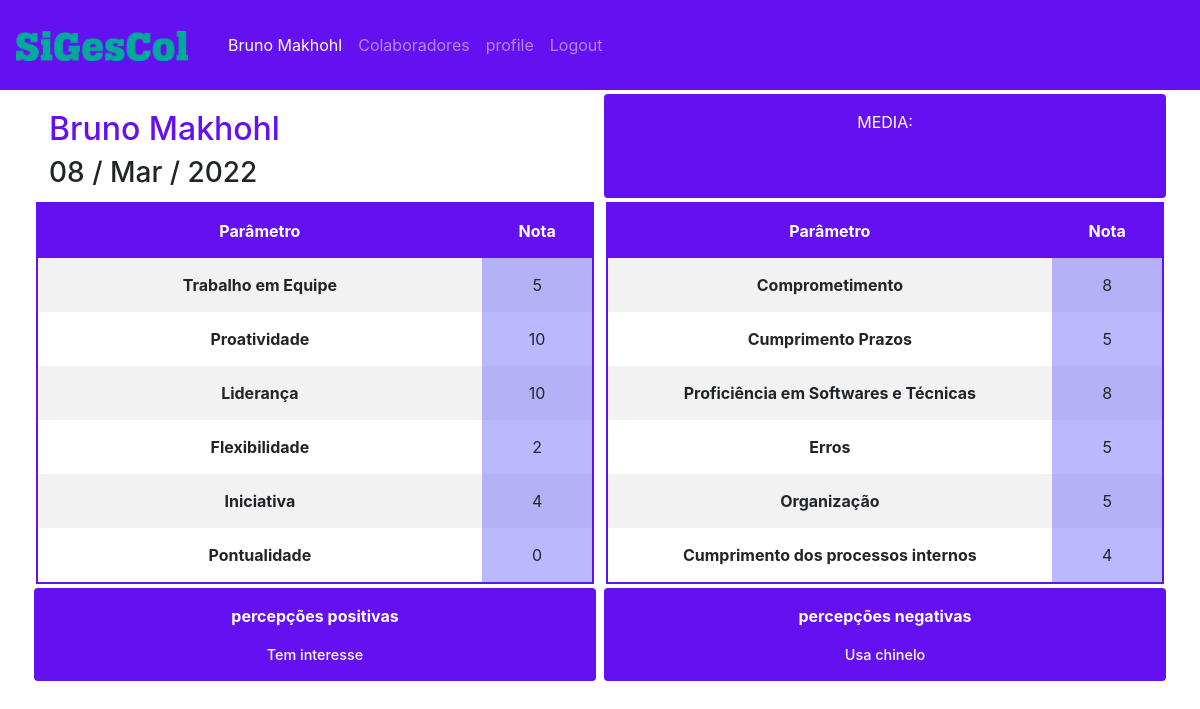
Page /avaliation/user_aval/1/detail/ (signed in) on the committed database.
### aval/models.py (models this page shows, shortened)
class Avaliation(models.Model):
    notas = ((0, '0'), (1, '1'), (2, '2'), (3, '3'), (4, '4'), (5, '5'),
             (6, '6'), (7, '7'), (8, '8'), (9, '9'), (10, '10'))
    user = models.ForeignKey(User, on_delete=models.CASCADE)
    tee = models.IntegerField('trabalho em equipe', choices=notas, default='0', blank=False, null=False)
    pro = models.IntegerField('proatividade', choices=notas, default='0', blank=False, null=False)
    lid = models.IntegerField('liderança', choices=notas, default='0', blank=False, null=False)
    fle = models.IntegerField('flexibilidade', choices=notas, default='0', blank=False, null=False)
    ini = models.IntegerField('iniciativa', choices=notas, default='0', blank=False, null=False)
    pon = models.IntegerField('pontualidade', choices=notas, default='0', blank=False, null=False)
    com = models.IntegerField('comprometimento', choices=notas, default='0', blank=False, null=False)
    cup = models.IntegerField('cumprir prazos', choices=notas, default='0', blank=False, null=False)
    pst = models.IntegerField('proficiência em softwares e técnicas', choices=notas, default='0',
                              blank=False, null=False)
    err = models.IntegerField('erros', choices=notas, default='0', blank=False, null=False)
    org = models.IntegerField('organização', choices=notas, default='0', blank=False, null=False)
    cpi = models.IntegerField('cumprimento dos processos internos', choices=notas, default='0', blank=False, null=False)
    p_pos = models.TextField('percepções positivas', max_length=200, blank=True, null=False)
    p_neg = models.TextField('percepções negativas', max_length=200, blank=True, null=False)
    date_posted = models.DateTimeField(default=timezone.now, editable=False)
    class Meta:
        verbose_name_plural = 'Avaliações'
        verbose_name = 'Avaliação'

### aval/views.py (the view)
# urls.py: path('user_aval/<int:pk>/detail/', UserAvalDetailView.as_view(), name='user-aval-detail'),
class UserAvalDetailView(LoginRequiredMixin, DetailView):
    context = {
        'ua_detail': Avaliation.objects.all()
    }
    model = Avaliation
    context_object_name = 'ua_detail'
    template_name = 'user_aval_detail.html'

### aval/templates/user_aval_detail.html (shortened to what this page needs)
{% extends "base.html" %}
{% load crispy_forms_tags %}
{% block content %}
<div class="container">
    <div class="media-body">
        <div class="row">
            <div class="col-sm m-1">
                <a href="{{ url  }}">
                    <h2 class="account-heading indigo-text mt-3">{{ua_detail.user.first_name}} {{ua_detail.user.last_name}}</h2>
                </a>
                <h3>{{ ua_detail.date_posted|date:'d / M / Y' }}</h3>
            </div>
            <div class="col-sm rounded indigo m-1 text-center">
                <p class="text-white mt-3">MEDIA:</p>
            </div>
        </div>
    </div>
    <div class="row text-center">
        <table class="table-striped rounded table-indigo">
            <thead>
                <tr>
                    <th scope="col" class="indigo text-white">Parâmetro</th>
                    <th scope="col" class="indigo text-white">Nota</th>
                </tr>
            </thead>
            <tbody>
                <tr>
                    <th scope="row">Trabalho em Equipe</th>
                    <td>{{ ua_detail.tee }}</td>
                </tr>
                <tr>
                    <th scope="row">Proatividade</th>
                    <td>{{ ua_detail.pro }}</td>
                </tr>
                <tr>
                    <th scope="row">Liderança</th>
                    <td>{{ ua_detail.lid }}</td>
                </tr>
                <tr>
                    <th scope="row">Flexibilidade</th>
                    <td>{{ ua_detail.fle }}</td>
                </tr>
                <tr>
                    <th scope="row">Iniciativa</th>
                    <td>{{ ua_detail.ini }}</td>
                </tr>
                <tr>
                    <th scope="row">Pontualidade</th>
                    <td>{{ ua_detail.pon }}</td>
                </tr>
            </tbody>
        </table>
        <table class="table-striped rounded table-indigo">
            <thead>
                <tr>
                    <th scope="col" class="indigo text-white">Parâmetro</th>
                    <th scope="col" class="indigo text-white">Nota</th>
                </tr>
            </thead>
            <tbody>
                <tr>
                    <th scope="row">Comprometimento</th>
                    <td>{{ ua_detail.com }}</td>
                </tr>
                <tr>
                    <th scope="row">Cumprimento Prazos</th>
                    <td>{{ ua_detail.cup }}</td>
                </tr>
                <tr>
                    <th scope="row">Proficiência em Softwares e Técnicas</th>
                    <td>{{ ua_detail.pst }}</td>
                </tr>
                <tr>
                    <th scope="row">Erros</th>
                    <td>{{ ua_detail.err }}</td>
                </tr>
                <tr>
                    <th scope="row">Organização</th>
                    <td>{{ ua_detail.org }}</td>
                </tr>
                <tr>
                    <th scope="row">Cumprimento dos processos internos</th>
                    <td>{{ ua_detail.cpi }}</td>
                </tr>
            </tbody>
        </table>
    </div>
    <div class="row text-center">
        <div class="col-sm rounded indigo m-1">
            <p class="text-white mt-3"><strong>percepções positivas</strong></p>
            <p class="text-white nota">{{ ua_detail.p_pos }}</p>
        </div>
        <div class="col-sm rounded indigo m-1">
            <p class="text-white mt-3"><strong>percepções negativas</strong></p>
            <p class="text-white nota">{{ ua_detail.p_neg }}</p>
        </div>
    </div>
</div>
{% endblock %}

### core/templates/base.html (shortened to what this page needs)
{% load static %}
<!doctype html>
<html lang="pt">
    <head>
        <link rel="stylesheet" href="https://cdn.jsdelivr.net/npm/bootstrap@4.6.1/dist/css/bootstrap.min.css">
        <link rel="stylesheet" type="text/css" href="{% static '/css/style.css' %}">
    </head>
    <body>
        <nav class="navbar navbar-expand-lg indigo navbar-dark py-4">
            <a class="navbar-brand" href="{% url 'home' %}">
                <img src="{% static 'img/logo.png' %}" height="30">
            </a>
            <div class="collapse navbar-collapse" id="navbarNav">
                <div class="navbar-nav ml-2">
                    {% if user.is_authenticated %}
                    <span class="nav-item nav-link text-white" >{{ user.first_name }} {{ user.last_name }}</span>
                        <a class="nav-item nav-link" href="{% url 'user-list' %}">Colaboradores</a>
                        <a class="nav-item nav-link" href="{% url 'profile' %}">profile</a>
                        <a class="nav-item nav-link" href="{% url 'logout' %}">Logout</a>
                    {% else %}
                        <a class="btn btn-indigo btn-lg mr-2" href="{% url 'register' %}">Register</a>
                        <a class="btn btn-indigo btn-lg ml-2" href="{% url 'login' %}">Login</a>
                    {% endif %}
                </div>
            </div>
        </nav>
{% block content %}
{% endblock %}
    </body>
</html>

### core/static/css/style.css (style rules this page uses)
.indigo { background: #6510F1; }
table { border-radius: 150px; }
.table-indigo { margin: auto; width: 49%; border: 2px solid #6510F1; }
.table-indigo th { padding-top: 15px; padding-bottom: 15px; }
.table-indigo td { background-color: rgba(119, 117, 251, 0.5); width: 20%; }
.indigo-text { color: #6510F1; }
.nota { font-size: 0.9em; font-weight: 500; }

### rows in the picture
Avaliation: user.first_name "Bruno", user.last_name "Makhohl", date_posted "08 / Mar / 2022", tee "5", pro "10", lid "10", fle "2", ini "4", pon "0", com "8", cup "5", pst "8", err "5", org "5", cpi "4", p_pos "Tem interesse", p_neg "Usa chinelo"

### other values in the picture
{{ user.first_name }} "Bruno"
{{ user.last_name }} "Makhohl"
